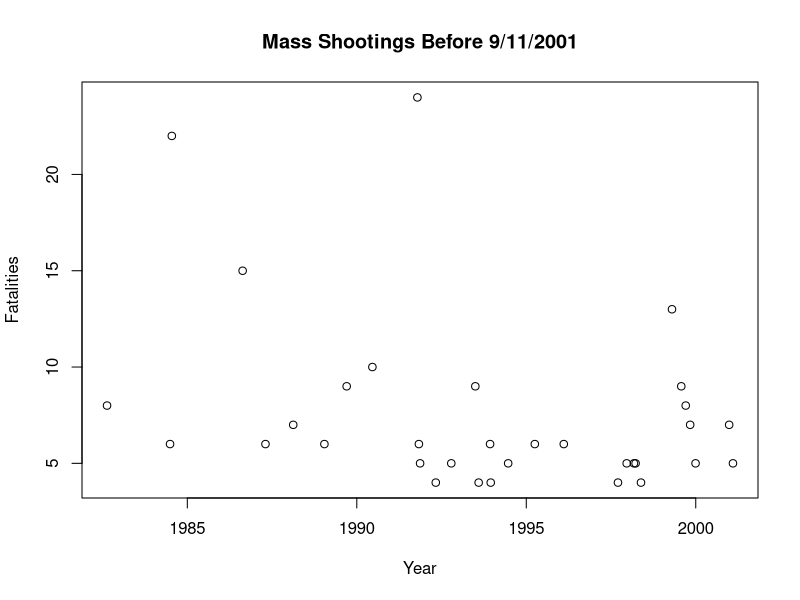
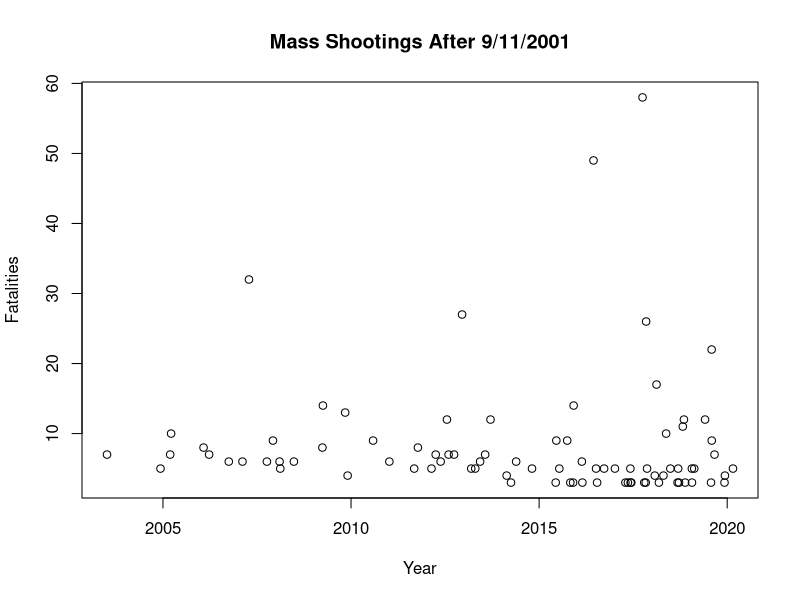

The R source for these figures, in order:
## ---- chunk 1
shootings.dataset<-read.csv("data.csv") #importing the dataset 
## ---- chunk 2
# install.packages('dplyr') this package contains the mutate function which we used below 

library(dplyr)

shootings.dataset <- mutate(shootings.dataset, date= as.Date(date, format = "%m/%d/%Y"))
shootings.dataset$date # converting the dates in the data set to actual dates in R
## ---- chunk 3
a <- shootings.dataset[86:118, 3]

b <- shootings.dataset[86:118, 5]

plot(a, b, main = "Mass Shootings Before 9/11/2001",xlab = "Year", ylab = "Fatalities")
## ---- chunk 4
x <- shootings.dataset[1:85, 3]

y <- shootings.dataset[1:85, 5]

plot(x, y,main = "Mass Shootings After 9/11/2001", xlab = "Year", ylab = "Fatalities")
## ---- chunk 5
# plot both graphs here
